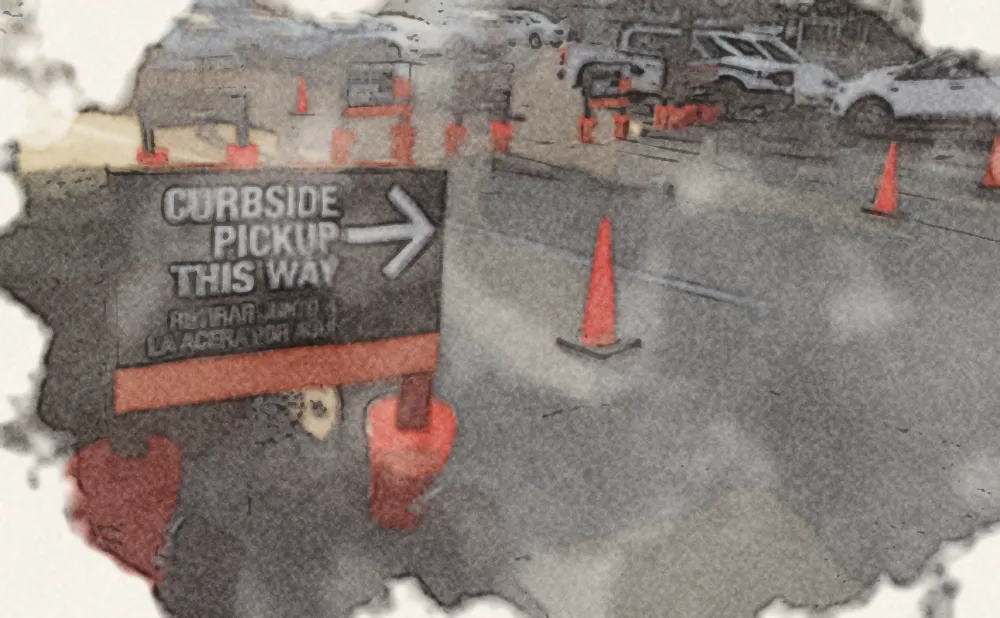
#> input picture storyforge/examples/home-depot/assets/curbside.webp, 1000 x 618 px; its folder holds only this picture in this run
$ python -i treat.py   (imports and definitions only)
#> lines starting #> are read from the running program, lines starting #| are printed output that depends on the picture
#> further down, picture is the input picture: shape (618, 1000, 3); mean B, G, R 123.1, 128.7, 138.4
"""Choose and apply an illustration treatment for one image.

auto rules
  portrait + a detected face   -> ink & wash, framed on the head, background dropped
  black-and-white source       -> duotone wash in the page accent (portraits get skin/cloth tints)
  document / historical record -> photo (kept as a photograph, lightly resized)
  anything else                -> watercolor
"""
from __future__ import annotations

import hashlib
import os

import cv2
import numpy as np

from .paint import watercolor

DATA = os.path.join(os.path.dirname(__file__), "data")
_CASCADES = None


def _cascades():
    global _CASCADES
    if _CASCADES is None:
        names = ["haarcascade_frontalface_alt2.xml", "haarcascade_profileface.xml"]
        _CASCADES = [cv2.CascadeClassifier(os.path.join(DATA, n)) for n in names]
    return _CASCADES


def find_face(img: np.ndarray) -> tuple[int, int, int, int] | None:
    """Largest face box (x, y, w, h) in pixels, or None (also None on OpenCV builds without Haar cascades)."""
    if not hasattr(cv2, "CascadeClassifier"):
        return None
    gray = cv2.equalizeHist(cv2.cvtColor(img, cv2.COLOR_BGR2GRAY))
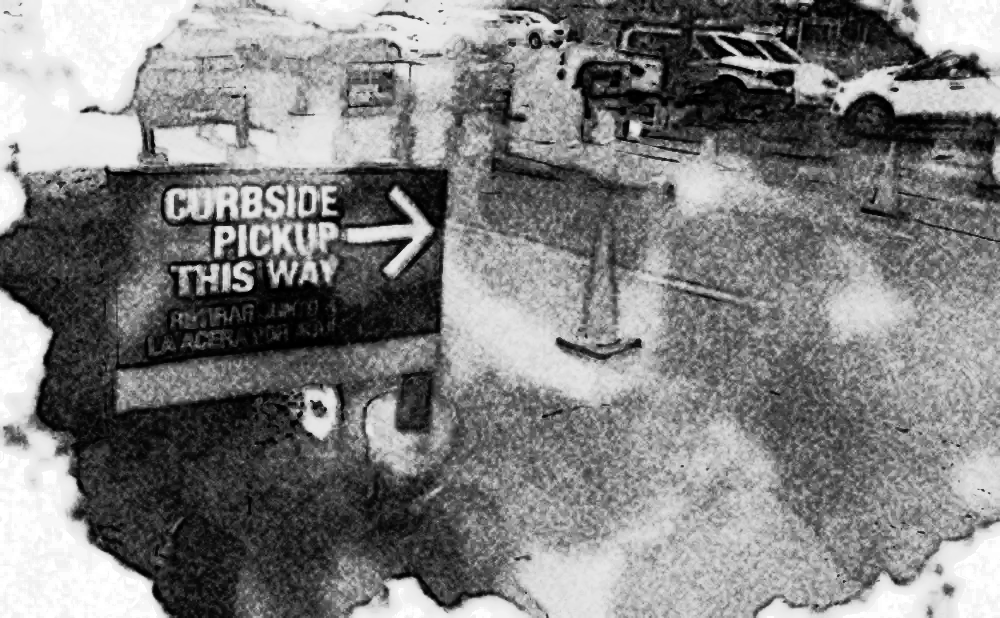
#> gray: shape (618, 1000); min 0, max 255, mean 128.7
    h, w = gray.shape
#> h = 618; w = 1000
    min_side = max(24, int(min(h, w) * 0.08))
#> min_side = 49
    frontal, profile = _cascades()
    # strict frontal, then profile both ways, then a looser frontal pass
    passes = [(frontal, gray, 5, False), (profile, gray, 4, False), (profile, cv2.flip(gray, 1), 4, True), (frontal, gray, 3, False)]
    best = None
    for cc, g, neighbors, mirrored in passes:
        for f in cc.detectMultiScale(g, scaleFactor=1.08, minNeighbors=neighbors, minSize=(min_side, min_side)):
            x, y, fw, fh = (int(v) for v in f)
            if mirrored:
                x = w - x - fw
            if best is None or fw * fh > best[2] * best[3]:
                best = (x, y, fw, fh)
        if best is not None:
            break
#> this loop made 4 passes
#> (neighbors, mirrored) on passes 1 to 4: (5, False), (4, False), (4, True), (3, False)
    return best


def is_grayscale(img: np.ndarray) -> bool:
    hsv = cv2.cvtColor(cv2.resize(img, (200, int(200 * img.shape[0] / img.shape[1]))), cv2.COLOR_BGR2HSV)
    return float(hsv[..., 1].mean()) < 18


def _seed(key: str) -> int:
    return int(hashlib.md5(key.encode()).hexdigest()[:6], 16) % 997


# [14 lines left out: function frame_portrait, not called in this run]


def hex_rgb(h: str) -> tuple[int, int, int]:
    h = h.lstrip("#")
    return tuple(int(h[i:i + 2], 16) for i in (0, 2, 4))  # type: ignore[return-value]


# [65 lines left out: functions treat, wash, not called in this run]

>>> import cv2
>>> picture = cv2.imread('../../examples/home-depot/assets/curbside.webp')
>>> result = find_face(picture)

$ run again, on storyforge/examples/home-depot/assets/houses.webp
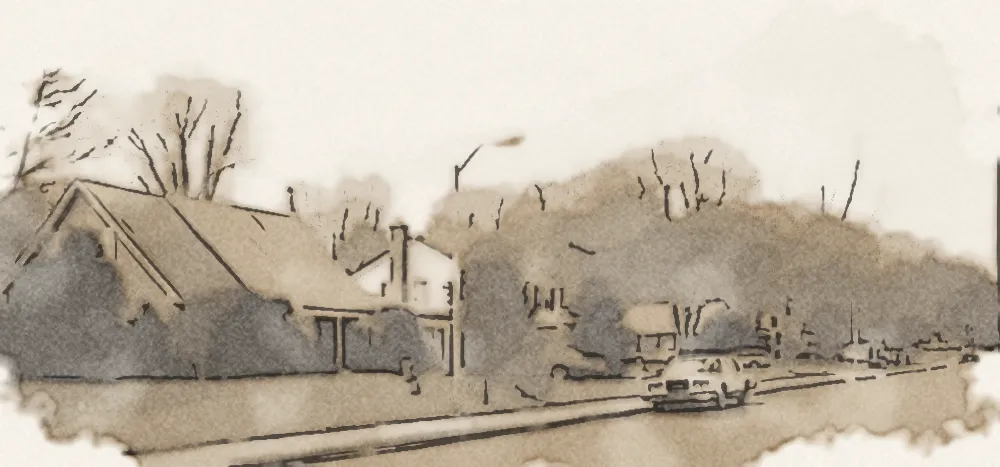
#> input picture storyforge/examples/home-depot/assets/houses.webp, 1000 x 467 px
#> picture is the input picture: shape (467, 1000, 3); mean B, G, R 170.2, 185, 195
#> in find_face, `gray = cv2.equalizeHist(cv2.cvtColor(img, cv2.COLOR_BGR2GRAY))`:
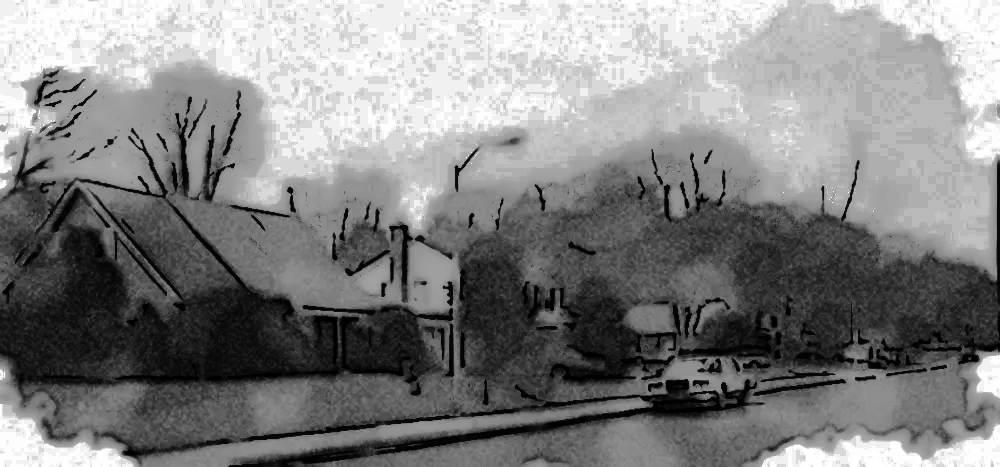
#> gray: shape (467, 1000); min 0, max 255, mean 130.4
#> the loop in find_face, `for cc, g, neighbors, mirrored in passes:` made 1 pass
#> (neighbors, mirrored) on pass 1: (5, False)
#> after the loop in find_face, `for cc, g, neighbors, mirrored in passes:`: best = (393, 253, 86, 86)
